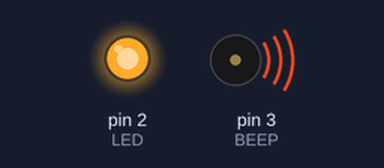
The sketch below on a simulated Arduino Uno, built with avr-gcc and run on an emulated ATmega328P. On the bench: output pins drawn as LEDs (lit = HIGH), buzzer (waves = sounding, pin HIGH).

Above: at 1.3 s.
At 4.9 s:
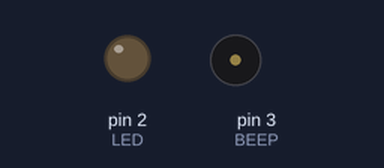
Timing chart, 0 to 7.2 s (numbered marks = the images above):
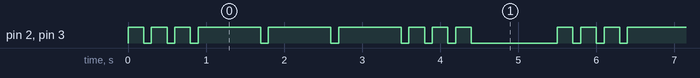

The sketch:

SOS.ino
```cpp
#define LED 2
#define BEEP 3

int time[3] = {200, 800, 200};

void setup() {
  // put your setup code here, to run once:
  pinMode(LED, OUTPUT);
  pinMode(BEEP, OUTPUT);
}

void loop() {
  for (int i = 0; i < 3; i++) {
    for (int j = 0; j < 3; j++) {
      digitalWrite(LED, HIGH);
      digitalWrite(BEEP, HIGH);
      delay(time[i]);
      digitalWrite(LED, LOW);
      digitalWrite(BEEP, LOW);
      delay(100);
    }
  }
  delay(1000);
}
```

Measured:
- by itself, pin 2 (LED), pin 3 (BEEP): repeats every 5.5 s: 2 × (LOW 0.10 s, HIGH 0.20 s), 3 × (LOW 0.10 s, HIGH 0.80 s), 3 × (LOW 0.10 s, HIGH 0.20 s), LOW 1.1 s, HIGH 0.20 s
- by itself, everything shown: repeats every 5.5 s, in 18 steps
